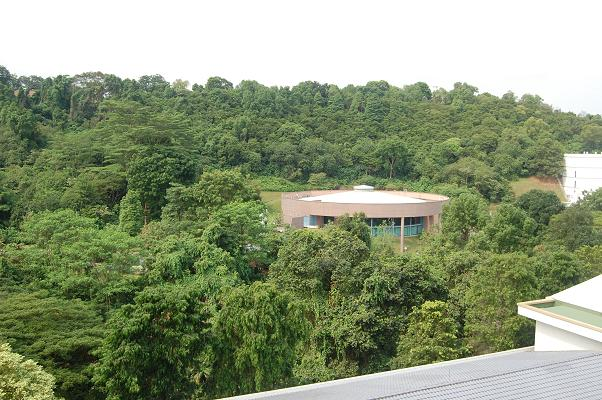
#> input picture aapap/mdlt/images/images2/case1/1.JPG, 602 x 400 px, found by its file name
$ python test.py
#> lines starting #> are read from the running program, lines starting #| are printed output that depends on the picture
import imutils
import cv2
import numpy as np

# load image
image = cv2.imread('./1.jpg', 0)
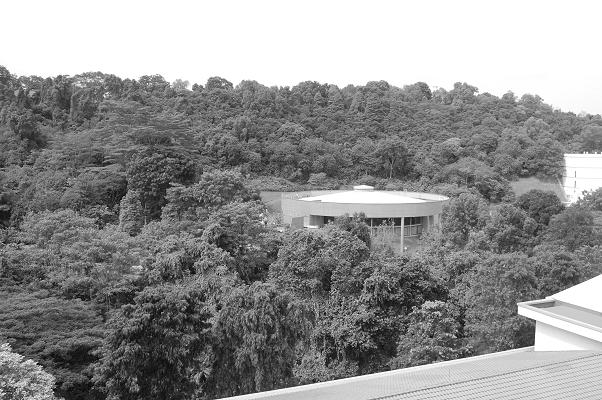
#> image: shape (400, 602); min 0, max 255, mean 145.3
image = imutils.resize(image, width = 800)
#> image: shape (531, 800)

# Initiate SIFT detector
detector = cv2.xfeatures2d.SIFT_create()

# find the keypoints and descriptors with SIFT
kps, descriptor = detector.detectAndCompute(image, None)
#> kps = 5588 keypoints; strongest (x, y, size): (697, 445, 22.1), (697, 411, 13.7), (729, 396, 5.4), (417, 506, 4.2)

# filter key points
(h, w) = image.shape[:2]
#> h = 531; w = 800
half_height = h / 2;
#> half_height = 265.5
new_kps = []
for point in kps:
    if (point.pt[1] > half_height):
        new_kps.append(point)
#> this loop made 5588 passes
#> point on passes 1 to 3: keypoint at (2.4, 414.8), size 2.6, keypoint at (2.4, 149.1), size 2.1, keypoint at (2.4, 149.1), size 2.1
#> after the loop, new_kps = 3510 keypoints; strongest (x, y, size): (697, 445, 22.1), (697, 411, 13.7), (729, 396, 5.4), (417, 506, 4.2)
        #print(point.pt[1])

# draw key points into feature_image
feature_image = cv2.drawKeypoints(image, new_kps, None, color = (0, 0, 255), flags = cv2.DRAW_MATCHES_FLAGS_DRAW_RICH_KEYPOINTS)
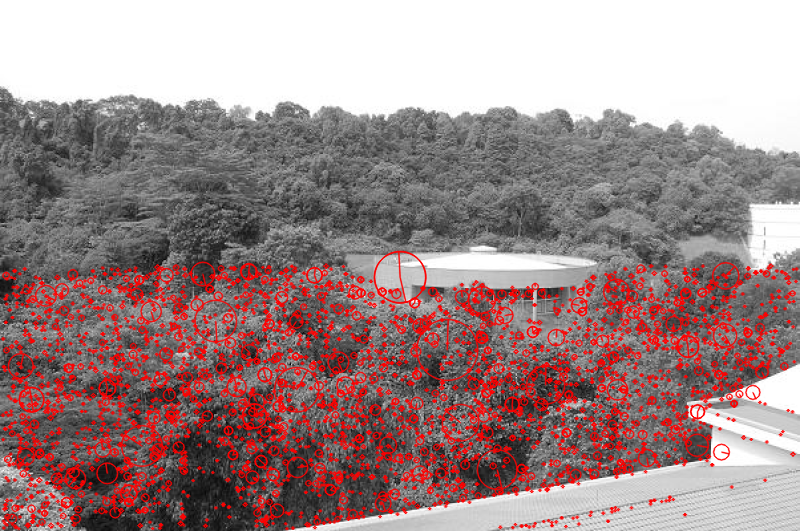
#> feature_image: shape (531, 800, 3); mean of channels 0, 1, 2 135.8, 135.8, 159.8; drawn as B, G, R

# resize image for show if needed
if feature_image.shape[1] > 800:
  feature_image = imutils.resize(feature_image, width = 800)

# show feature image
cv2.imshow("feature image", feature_image)

cv2.waitKey(0)

$ run again, with aapap/mdlt/images/images2/case1/2.JPG copied over aapap/mdlt/images/images2/case1/1.JPG
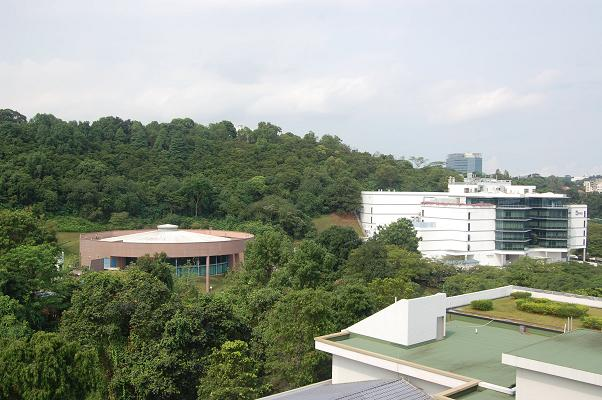
#> input picture aapap/mdlt/images/images2/case1/2.JPG, 602 x 400 px, found by its file name
#> `image = cv2.imread('./1.jpg', 0)`:
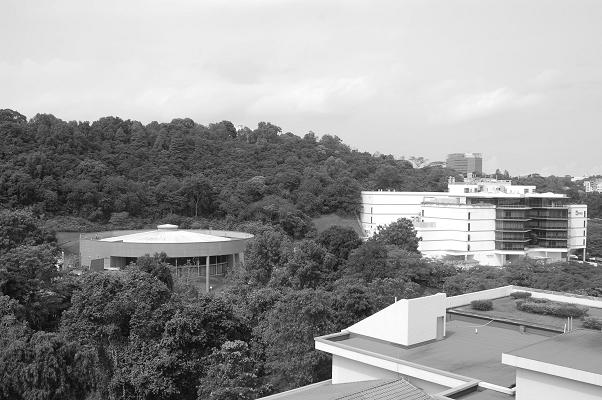
#> image: shape (400, 602); min 0, max 255, mean 151
#> kps = 3444 keypoints; strongest (x, y, size): (506, 278, 35.9), (683, 512, 3.5), (789, 343, 2.3), (623, 298, 2.2)
#> the loop `for point in kps:` made 3444 passes
#> point on passes 1 to 3: keypoint at (2.3, 475.5), size 2.5, keypoint at (2.7, 441.1), size 2, keypoint at (3.1, 318), size 1.9
#> after the loop `for point in kps:`: new_kps = 2640 keypoints; strongest (x, y, size): (506, 278, 35.9), (683, 512, 3.5), (789, 343, 2.3), (623, 298, 2.2)
#> `feature_image = cv2.drawKeypoints(image, new_kps, None, color = (0, 0,..`:
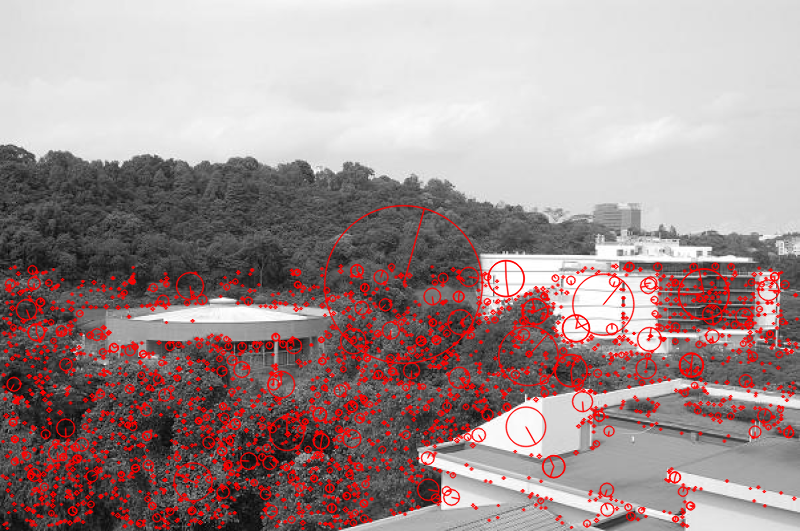
#> feature_image: shape (531, 800, 3); mean of channels 0, 1, 2 143.6, 143.6, 163; drawn as B, G, R

$ run again, with aapap/mdlt/images/images2/case1/3.JPG copied over aapap/mdlt/images/images2/case1/1.JPG
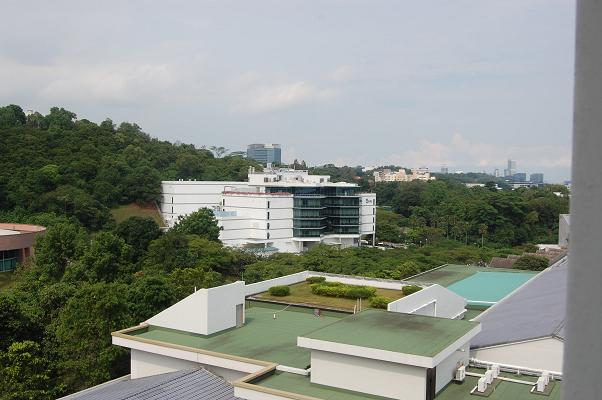
#> input picture aapap/mdlt/images/images2/case1/3.JPG, 602 x 400 px, found by its file name
#> `image = cv2.imread('./1.jpg', 0)`:
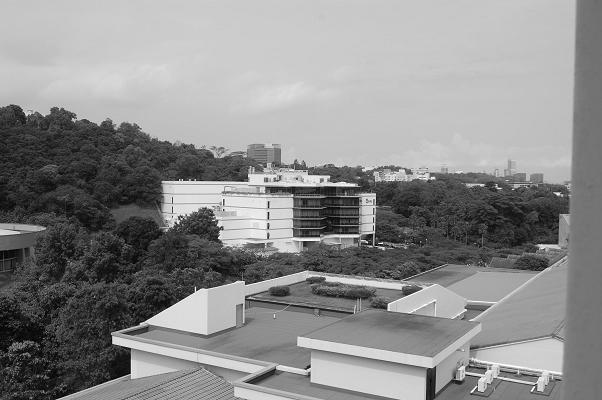
#> image: shape (400, 602); min 0, max 255, mean 139.6
#> kps = 2281 keypoints; strongest (x, y, size): (488, 321, 1.9), (741, 257, 3.4), (241, 265, 35.9), (356, 283, 1.9)
#> the loop `for point in kps:` made 2281 passes
#> point on passes 1 to 3: keypoint at (2.4, 419.1), size 2.2, keypoint at (2.4, 419.1), size 2.2, keypoint at (5.1, 414.5), size 1.9
#> after the loop `for point in kps:`: new_kps = 1724 keypoints; strongest (x, y, size): (488, 321, 1.9), (356, 283, 1.9), (158, 451, 13), (410, 487, 3.3)
#> `feature_image = cv2.drawKeypoints(image, new_kps, None, color = (0, 0,..`:
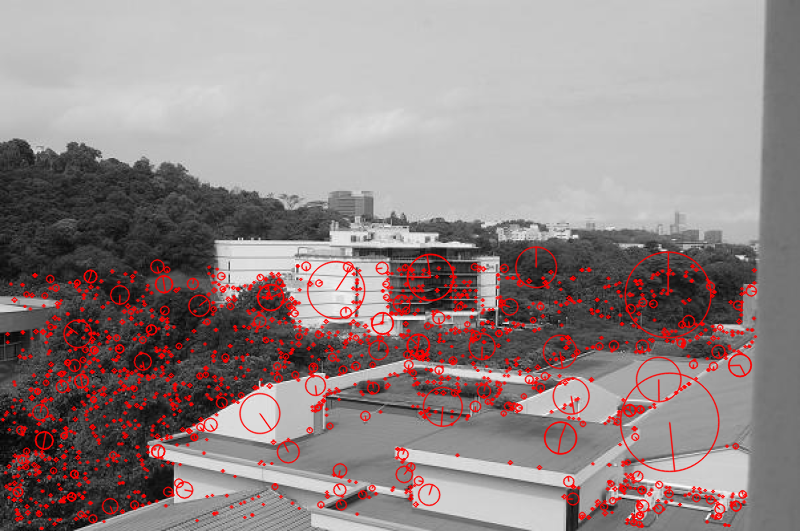
#> feature_image: shape (531, 800, 3); mean of channels 0, 1, 2 134.6, 134.6, 147.9; drawn as B, G, R

$ run again, with aapap/mdlt/images/images2/case1/4.JPG copied over aapap/mdlt/images/images2/case1/1.JPG
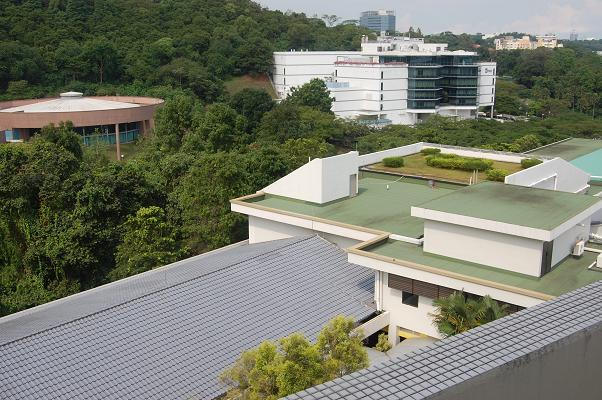
#> input picture aapap/mdlt/images/images2/case1/4.JPG, 602 x 400 px, found by its file name
#> `image = cv2.imread('./1.jpg', 0)`:
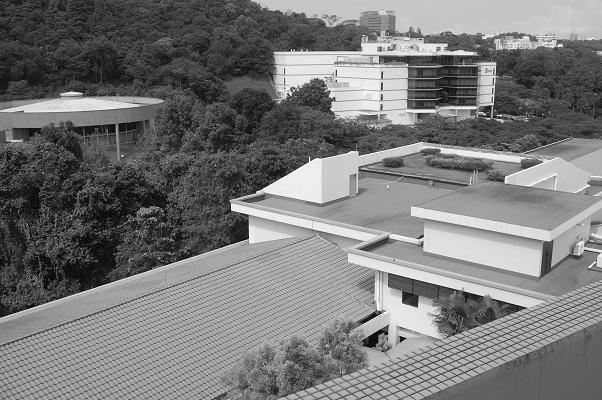
#> image: shape (400, 602); min 0, max 255, mean 120
#> kps = 4458 keypoints; strongest (x, y, size): (534, 450, 4.7), (666, 153, 2), (315, 274, 12.3), (560, 314, 3.1)
#> the loop `for point in kps:` made 4458 passes
#> point on passes 1 to 3: keypoint at (2.5, 510), size 2, keypoint at (2.9, 144.4), size 2.1, keypoint at (2.9, 500.3), size 3
#> after the loop `for point in kps:`: new_kps = 2430 keypoints; strongest (x, y, size): (534, 450, 4.7), (315, 274, 12.3), (560, 314, 3.1), (494, 453, 12.2)
#> `feature_image = cv2.drawKeypoints(image, new_kps, None, color = (0, 0,..`:
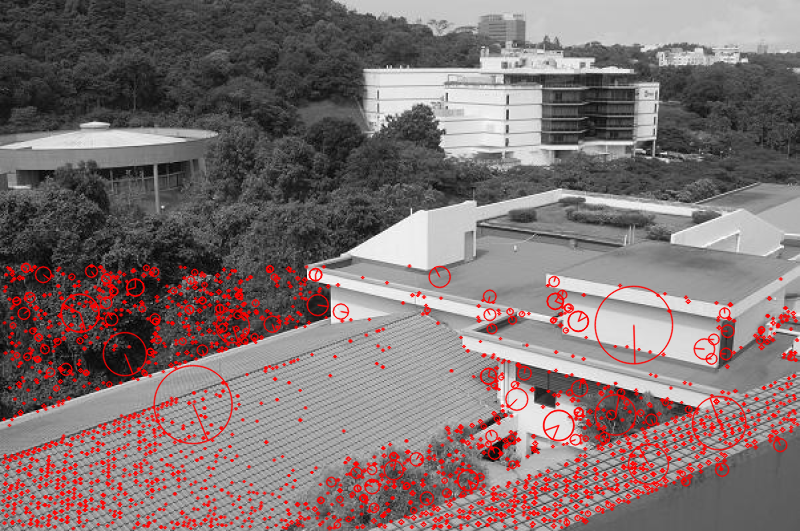
#> feature_image: shape (531, 800, 3); mean of channels 0, 1, 2 112.6, 112.6, 127.4; drawn as B, G, R
